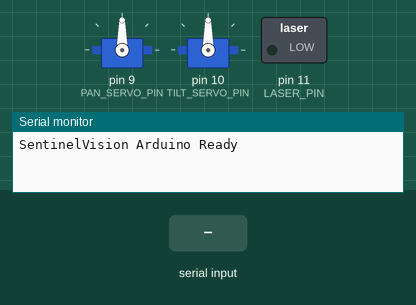
This sketch was run on a simulated Arduino Uno, built with avr-gcc and run on an emulated ATmega328P. On the bench: 2 × servo, switched loads named in the sketch (green lamp = pin HIGH), the last lines printed to the serial monitor. Inputs (shaded band) come from the test bench.

Above: at 2.2 s.
2.3 s: "LASER_ON\n" received over Serial
At 3.1 s:
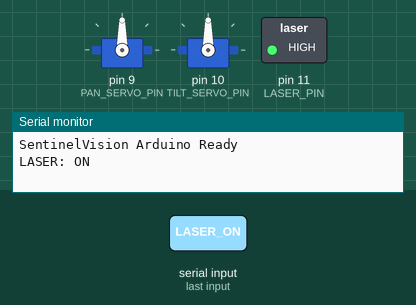
3.8 s: "AUTH 1\n" received over Serial
At 4.4 s:
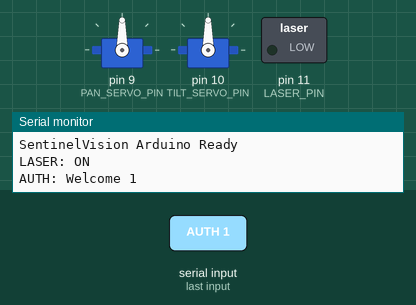
Timing chart, 0 to 6.8 s (numbered marks = the images above; inputs shaded):
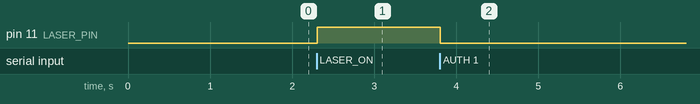

The sketch:

arduino_firmware.ino
```cpp
/*
 * SentinelVision Defense System - Arduino Firmware
 * Controls Pan-Tilt servos and laser pointer based on face tracking commands
 *
 * Commands:
 * - AUTH <name>     : Authorized face detected, turn off laser
 * - UNAUTH <pan> <tilt> : Unauthorized face, move servos to pan/tilt angles
 * - LASER_ON        : Turn laser on
 * - LASER_OFF       : Turn laser off
 */

#include <Servo.h>

// Pin definitions
const int PAN_SERVO_PIN = 9;      // Pan servo (horizontal)
const int TILT_SERVO_PIN = 10;     // Tilt servo (vertical)
const int LASER_PIN = 11;          // Laser module control pin

// Servo objects
Servo panServo;
Servo tiltServo;

// Current servo positions
int panAngle = 90;   // Center position (0-180)
int tiltAngle = 90;  // Center position (0-180)

// Laser state
bool laserOn = false;

// Serial buffer
String inputString = "";
bool stringComplete = false;

void setup() {
  // Initialize serial communication
  Serial.begin(115200);
  Serial.setTimeout(100);

  // Initialize servos
  panServo.attach(PAN_SERVO_PIN);
  tiltServo.attach(TILT_SERVO_PIN);

  // Set servos to center position
  panServo.write(panAngle);
  tiltServo.write(tiltAngle);

  // Initialize laser pin
  pinMode(LASER_PIN, OUTPUT);
  digitalWrite(LASER_PIN, LOW);
  laserOn = false;

  // Reserve space for serial input
  inputString.reserve(100);

  // Wait for serial connection (optional)
  delay(1000);

  // Send ready message
  Serial.println("SentinelVision Arduino Ready");
}

void loop() {
  // Read serial commands
  if (Serial.available() > 0) {
    inputString = Serial.readStringUntil('\n');
    inputString.trim();

    if (inputString.length() > 0) {
      processCommand(inputString);
    }
  }

  // Small delay to prevent overwhelming the serial buffer
  delay(10);
}

void processCommand(String cmd) {
  // Parse command
  cmd.toUpperCase();

  if (cmd.startsWith("AUTH")) {
    // Authorized face detected
    // Format: AUTH <name>
    handleAuth(cmd);

  } else if (cmd.startsWith("UNAUTH")) {
    // Unauthorized face - track it
    // Format: UNAUTH <pan_angle> <tilt_angle>
    handleUnauth(cmd);

  } else if (cmd == "LASER_ON") {
    // Turn laser on
    digitalWrite(LASER_PIN, HIGH);
    laserOn = true;
    Serial.println("LASER: ON");

  } else if (cmd == "LASER_OFF") {
    // Turn laser off
    digitalWrite(LASER_PIN, LOW);
    laserOn = false;
    Serial.println("LASER: OFF");

  } else {
    // Unknown command
    Serial.print("Unknown command: ");
    Serial.println(cmd);
  }
}

void handleAuth(String cmd) {
  // Authorized face - turn off laser, keep servos in center
  digitalWrite(LASER_PIN, LOW);
  laserOn = false;

  // Optionally move servos to center (smooth movement)
  smoothMoveServos(90, 90);

  // Extract name if provided
  int nameStart = cmd.indexOf(' ');
  if (nameStart > 0) {
    String name = cmd.substring(nameStart + 1);
    Serial.print("AUTH: Welcome ");
    Serial.println(name);
  } else {
    Serial.println("AUTH: Authorized");
  }
}

void handleUnauth(String cmd) {
  // Unauthorized face - track with servos
  // Format: UNAUTH <pan> <tilt>

  int firstSpace = cmd.indexOf(' ');
  int secondSpace = cmd.indexOf(' ', firstSpace + 1);

  if (firstSpace > 0 && secondSpace > 0) {
    int newPan = cmd.substring(firstSpace + 1, secondSpace).toInt();
    int newTilt = cmd.substring(secondSpace + 1).toInt();

    // Clamp values to valid servo range
    newPan = constrain(newPan, 0, 180);
    newTilt = constrain(newTilt, 0, 180);

    // Move servos smoothly
    smoothMoveServos(newPan, newTilt);

    Serial.print("UNAUTH: Tracking Pan=");
    Serial.print(newPan);
    Serial.print(" Tilt=");
    Serial.println(newTilt);
  } else {
    Serial.println("UNAUTH: Invalid format");
  }
}

void smoothMoveServos(int targetPan, int targetTilt) {
  // Smooth servo movement to prevent jitter
  int panStep = (targetPan > panAngle) ? 1 : -1;
  int tiltStep = (targetTilt > tiltAngle) ? 1 : -1;

  // Move servos gradually
  while (panAngle != targetPan || tiltAngle != targetTilt) {
    if (panAngle != targetPan) {
      panAngle += panStep;
      if ((panStep > 0 && panAngle > targetPan) ||
          (panStep < 0 && panAngle < targetPan)) {
        panAngle = targetPan;
      }
      panServo.write(panAngle);
    }

    if (tiltAngle != targetTilt) {
      tiltAngle += tiltStep;
      if ((tiltStep > 0 && tiltAngle > targetTilt) ||
          (tiltStep < 0 && tiltAngle < targetTilt)) {
        tiltAngle = targetTilt;
      }
      tiltServo.write(tiltAngle);
    }

    delay(15); // Small delay for smooth movement
  }
}
```

Measured:
- after the input at 2.3 s, pin 11 (LASER_PIN): LOW → HIGH at once
- after the input at 3.8 s, pin 11 (LASER_PIN): HIGH → LOW at once
